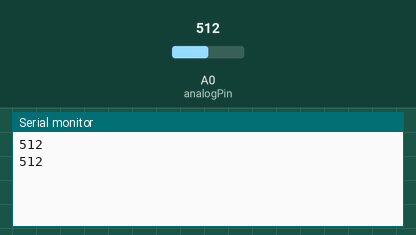
A sketch run on a simulated Arduino Uno, built with avr-gcc and run on an emulated ATmega328P. On the bench: the last lines printed to the serial monitor. Inputs (shaded band) come from the test bench; at power-on: A0 (analogPin) = 512.

Above: at 1.8 s.
1.9 s: A0 (analogPin) set to 716
At 2.8 s:
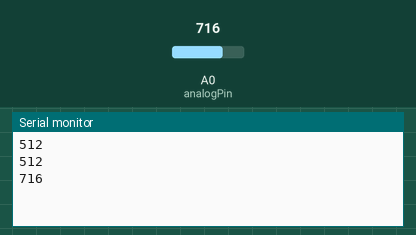
3.4 s: A0 (analogPin) set to 900
At 4.5 s:
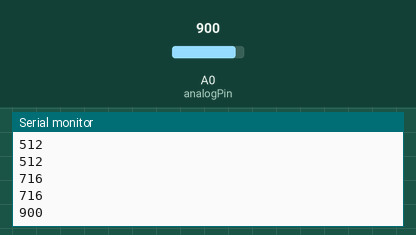
Timing chart, 0 to 6.4 s (numbered marks = the images above; inputs shaded):
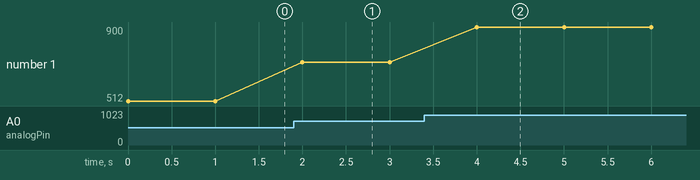

Measured:
- after the input at 1.9 s, the serial monitor: prints a new line after 0.10 s (image 1)
- after the input at 3.4 s, the serial monitor: prints a new line after 0.60 s (image 2)
- plotted number 1: 512 → 716 after the input at 1.9 s, 716 → 900 after the input at 3.4 s

The sketch:

potenciometro.ino
```cpp
const int analogPin = A0;
int value;      //variable que almacena la lectura analógica raw
int position;   //posicion del potenciometro en tanto por ciento

void setup() {
Serial.begin(9600);
}

void loop() {
   value = analogRead(analogPin);          // realizar la lectura analógica raw
   position = map(value, 0, 1023, 0, 100);  // convertir a porcentaje

Serial.println(value);
   //...hacer lo que se quiera, con el valor de posición medido

   delay(1000);
}
```
